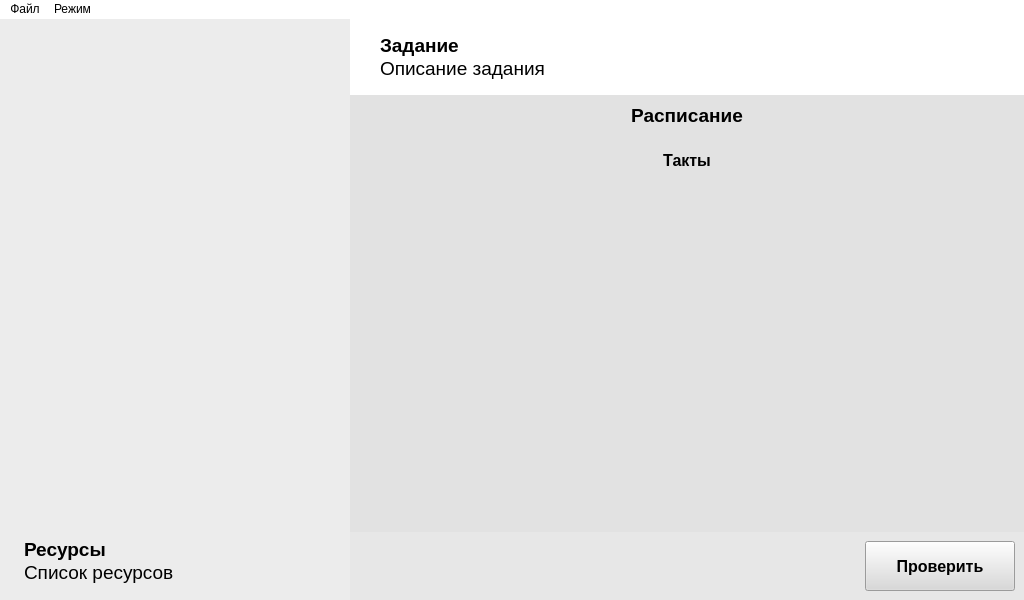
<?xml version="1.0" encoding="UTF-8"?>
<ui version="4.0">
 <class>MainWindow</class>
 <widget class="QMainWindow" name="MainWindow">
  <property name="geometry">
   <rect>
    <x>0</x>
    <y>0</y>
    <width>1024</width>
    <height>600</height>
   </rect>
  </property>
  <property name="minimumSize">
   <size>
    <width>1024</width>
    <height>600</height>
   </size>
  </property>
  <property name="windowTitle">
   <string>Параллель</string>
  </property>
  <property name="styleSheet">
   <string notr="true">background-color: #fff</string>
  </property>
  <property name="tabShape">
   <enum>QTabWidget::Rounded</enum>
  </property>
  <widget class="QWidget" name="centralwidget">
   <property name="sizePolicy">
    <sizepolicy hsizetype="Preferred" vsizetype="Preferred">
     <horstretch>0</horstretch>
     <verstretch>0</verstretch>
    </sizepolicy>
   </property>
   <property name="maximumSize">
    <size>
     <width>99999</width>
     <height>99999</height>
    </size>
   </property>
   <layout class="QHBoxLayout" name="horizontalLayout_2" stretch="0,1">
    <property name="spacing">
     <number>0</number>
    </property>
    <property name="leftMargin">
     <number>0</number>
    </property>
    <property name="topMargin">
     <number>0</number>
    </property>
    <property name="rightMargin">
     <number>0</number>
    </property>
    <property name="bottomMargin">
     <number>0</number>
    </property>
    <item>
     <widget class="QWidget" name="leftWidget" native="true">
      <property name="minimumSize">
       <size>
        <width>350</width>
        <height>0</height>
       </size>
      </property>
      <property name="styleSheet">
       <string notr="true">background-color: #ECECEC</string>
      </property>
      <layout class="QVBoxLayout" name="verticalLayout" stretch="0,0">
       <property name="spacing">
        <number>0</number>
       </property>
       <property name="bottomMargin">
        <number>1</number>
       </property>
       <item>
        <widget class="QScrollArea" name="actionScrollArea">
         <property name="frameShape">
          <enum>QFrame::NoFrame</enum>
         </property>
         <property name="widgetResizable">
          <bool>true</bool>
         </property>
         <property name="alignment">
          <set>Qt::AlignLeading|Qt::AlignLeft|Qt::AlignVCenter</set>
         </property>
         <widget class="QWidget" name="actionScrollAreaWidgetContents">
          <property name="geometry">
           <rect>
            <x>0</x>
            <y>0</y>
            <width>326</width>
            <height>499</height>
           </rect>
          </property>
          <layout class="QVBoxLayout" name="verticalLayout_3">
           <property name="sizeConstraint">
            <enum>QLayout::SetDefaultConstraint</enum>
           </property>
          </layout>
         </widget>
        </widget>
       </item>
       <item>
        <widget class="QWidget" name="resourcesWidget" native="true">
         <property name="sizePolicy">
          <sizepolicy hsizetype="Preferred" vsizetype="Fixed">
           <horstretch>0</horstretch>
           <verstretch>0</verstretch>
          </sizepolicy>
         </property>
         <layout class="QVBoxLayout" name="verticalLayout_10">
          <property name="spacing">
           <number>0</number>
          </property>
          <property name="leftMargin">
           <number>15</number>
          </property>
          <property name="topMargin">
           <number>15</number>
          </property>
          <property name="rightMargin">
           <number>15</number>
          </property>
          <property name="bottomMargin">
           <number>15</number>
          </property>
          <item>
           <widget class="QLabel" name="resourcesTitleLabel">
            <property name="sizePolicy">
             <sizepolicy hsizetype="Preferred" vsizetype="Fixed">
              <horstretch>0</horstretch>
              <verstretch>0</verstretch>
             </sizepolicy>
            </property>
            <property name="font">
             <font>
              <pointsize>14</pointsize>
              <weight>75</weight>
              <bold>true</bold>
             </font>
            </property>
            <property name="text">
             <string>Ресурсы</string>
            </property>
           </widget>
          </item>
          <item>
           <widget class="QLabel" name="resourcesListLabel">
            <property name="sizePolicy">
             <sizepolicy hsizetype="Preferred" vsizetype="Fixed">
              <horstretch>0</horstretch>
              <verstretch>0</verstretch>
             </sizepolicy>
            </property>
            <property name="font">
             <font>
              <pointsize>14</pointsize>
             </font>
            </property>
            <property name="text">
             <string>Список ресурсов</string>
            </property>
            <property name="wordWrap">
             <bool>true</bool>
            </property>
           </widget>
          </item>
         </layout>
        </widget>
       </item>
      </layout>
     </widget>
    </item>
    <item>
     <widget class="QWidget" name="rightWidget" native="true">
      <layout class="QVBoxLayout" name="verticalLayout_2" stretch="0,0,0">
       <property name="spacing">
        <number>0</number>
       </property>
       <property name="leftMargin">
        <number>0</number>
       </property>
       <property name="topMargin">
        <number>0</number>
       </property>
       <property name="rightMargin">
        <number>0</number>
       </property>
       <property name="bottomMargin">
        <number>0</number>
       </property>
       <item>
        <widget class="QWidget" name="taskWidget" native="true">
         <property name="sizePolicy">
          <sizepolicy hsizetype="Preferred" vsizetype="Fixed">
           <horstretch>0</horstretch>
           <verstretch>0</verstretch>
          </sizepolicy>
         </property>
         <layout class="QVBoxLayout" name="verticalLayout_12">
          <property name="spacing">
           <number>0</number>
          </property>
          <property name="leftMargin">
           <number>30</number>
          </property>
          <property name="topMargin">
           <number>15</number>
          </property>
          <property name="rightMargin">
           <number>30</number>
          </property>
          <property name="bottomMargin">
           <number>15</number>
          </property>
          <item>
           <widget class="QLabel" name="taskTitleLabel">
            <property name="sizePolicy">
             <sizepolicy hsizetype="Preferred" vsizetype="Fixed">
              <horstretch>0</horstretch>
              <verstretch>0</verstretch>
             </sizepolicy>
            </property>
            <property name="font">
             <font>
              <family>.AppleSystemUIFont</family>
              <pointsize>14</pointsize>
              <weight>75</weight>
              <bold>true</bold>
             </font>
            </property>
            <property name="text">
             <string>Задание</string>
            </property>
           </widget>
          </item>
          <item>
           <widget class="QLabel" name="taskDescLabel">
            <property name="sizePolicy">
             <sizepolicy hsizetype="Preferred" vsizetype="Fixed">
              <horstretch>0</horstretch>
              <verstretch>0</verstretch>
             </sizepolicy>
            </property>
            <property name="font">
             <font>
              <pointsize>14</pointsize>
             </font>
            </property>
            <property name="text">
             <string>Описание задания</string>
            </property>
            <property name="wordWrap">
             <bool>true</bool>
            </property>
           </widget>
          </item>
         </layout>
        </widget>
       </item>
       <item>
        <widget class="QWidget" name="timetableWidget" native="true">
         <property name="font">
          <font>
           <weight>50</weight>
           <bold>false</bold>
          </font>
         </property>
         <property name="styleSheet">
          <string notr="true">background-color: #E2E2E2</string>
         </property>
         <layout class="QVBoxLayout" name="verticalLayout_5">
          <item>
           <widget class="QLabel" name="timatableTitleLabel">
            <property name="sizePolicy">
             <sizepolicy hsizetype="Preferred" vsizetype="Fixed">
              <horstretch>0</horstretch>
              <verstretch>0</verstretch>
             </sizepolicy>
            </property>
            <property name="font">
             <font>
              <pointsize>14</pointsize>
              <weight>75</weight>
              <bold>true</bold>
             </font>
            </property>
            <property name="text">
             <string>Расписание</string>
            </property>
            <property name="alignment">
             <set>Qt::AlignCenter</set>
            </property>
           </widget>
          </item>
          <item>
           <widget class="QScrollArea" name="scrollArea_2">
            <property name="frameShape">
             <enum>QFrame::NoFrame</enum>
            </property>
            <property name="widgetResizable">
             <bool>true</bool>
            </property>
            <widget class="QWidget" name="scrollAreaWidgetContents_2">
             <property name="geometry">
              <rect>
               <x>0</x>
               <y>0</y>
               <width>650</width>
               <height>399</height>
              </rect>
             </property>
             <layout class="QVBoxLayout" name="verticalLayout_7">
              <item>
               <widget class="QWidget" name="timetableContentWidget" native="true">
                <layout class="QGridLayout" name="gridLayout">
                 <item row="0" column="0">
                  <widget class="QLabel" name="clocksLabel">
                   <property name="sizePolicy">
                    <sizepolicy hsizetype="Fixed" vsizetype="Fixed">
                     <horstretch>0</horstretch>
                     <verstretch>0</verstretch>
                    </sizepolicy>
                   </property>
                   <property name="minimumSize">
                    <size>
                     <width>50</width>
                     <height>0</height>
                    </size>
                   </property>
                   <property name="font">
                    <font>
                     <pointsize>12</pointsize>
                     <weight>75</weight>
                     <bold>true</bold>
                    </font>
                   </property>
                   <property name="text">
                    <string>Такты</string>
                   </property>
                   <property name="alignment">
                    <set>Qt::AlignCenter</set>
                   </property>
                  </widget>
                 </item>
                </layout>
               </widget>
              </item>
              <item>
               <spacer name="verticalSpacer">
                <property name="orientation">
                 <enum>Qt::Vertical</enum>
                </property>
                <property name="sizeHint" stdset="0">
                 <size>
                  <width>20</width>
                  <height>0</height>
                 </size>
                </property>
               </spacer>
              </item>
             </layout>
            </widget>
           </widget>
          </item>
         </layout>
        </widget>
       </item>
       <item>
        <widget class="QWidget" name="buttonWidget" native="true">
         <property name="sizePolicy">
          <sizepolicy hsizetype="Preferred" vsizetype="Fixed">
           <horstretch>0</horstretch>
           <verstretch>0</verstretch>
          </sizepolicy>
         </property>
         <property name="styleSheet">
          <string notr="true">background-color: #E7E7E7</string>
         </property>
         <layout class="QHBoxLayout" name="horizontalLayout_8">
          <item>
           <spacer name="horizontalSpacer">
            <property name="orientation">
             <enum>Qt::Horizontal</enum>
            </property>
            <property name="sizeHint" stdset="0">
             <size>
              <width>40</width>
              <height>20</height>
             </size>
            </property>
           </spacer>
          </item>
          <item>
           <widget class="QPushButton" name="checkBtn">
            <property name="sizePolicy">
             <sizepolicy hsizetype="Fixed" vsizetype="Fixed">
              <horstretch>0</horstretch>
              <verstretch>0</verstretch>
             </sizepolicy>
            </property>
            <property name="minimumSize">
             <size>
              <width>150</width>
              <height>50</height>
             </size>
            </property>
            <property name="font">
             <font>
              <pointsize>12</pointsize>
              <weight>75</weight>
              <bold>true</bold>
             </font>
            </property>
            <property name="styleSheet">
             <string notr="true">background-color: #D9D9D9</string>
            </property>
            <property name="text">
             <string>Проверить</string>
            </property>
           </widget>
          </item>
         </layout>
        </widget>
       </item>
      </layout>
     </widget>
    </item>
   </layout>
  </widget>
  <widget class="QMenuBar" name="menubar">
   <property name="geometry">
    <rect>
     <x>0</x>
     <y>0</y>
     <width>1024</width>
     <height>24</height>
    </rect>
   </property>
   <widget class="QMenu" name="menu">
    <property name="title">
     <string>Файл</string>
    </property>
    <addaction name="createAction"/>
    <addaction name="openAction"/>
   </widget>
   <widget class="QMenu" name="menu_2">
    <property name="title">
     <string>Режим</string>
    </property>
    <addaction name="constructorModeAction"/>
   </widget>
   <addaction name="menu"/>
   <addaction name="menu_2"/>
  </widget>
  <action name="createAction">
   <property name="text">
    <string>Создать</string>
   </property>
   <property name="shortcut">
    <string>Ctrl+N</string>
   </property>
  </action>
  <action name="openAction">
   <property name="text">
    <string>Открыть...</string>
   </property>
   <property name="shortcut">
    <string>Ctrl+O</string>
   </property>
  </action>
  <action name="closeBtn">
   <property name="text">
    <string>Закрыть</string>
   </property>
  </action>
  <action name="constructorModeAction">
   <property name="text">
    <string>Перейти в режим конструктора</string>
   </property>
   <property name="shortcut">
    <string>Ctrl+M</string>
   </property>
  </action>
 </widget>
 <resources/>
 <connections/>
</ui>
